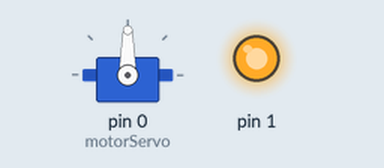
This sketch was run on a simulated Arduino Uno, built with avr-gcc and run on an emulated ATmega328P. Shown: servo, output pins drawn as LEDs (lit = HIGH).

Above: at 0.05 s.
At 2.0 s:
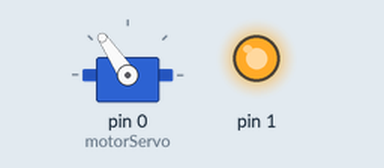
At 3.95 s:
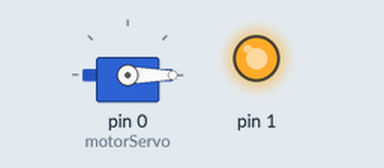
At 7.85 s:
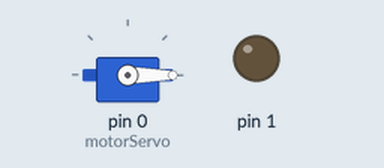
Timing chart, 0 to 10.3 s (numbered marks = the images above):
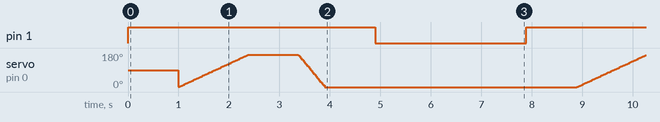

Measured:
- by itself, pin 1: alternates HIGH for 4.9 s and LOW for 3.0 s

The sketch:

speed_Servo_2.ino
```cpp
//motor---------------------
#include <Servo.h>
Servo motorServo;

void setup() {
motorServo.attach(0);
  pinMode(1, OUTPUT);

}


void loop() {
  pintu_bergerak();
}

int a=0;
void pintu_bergerak(){
    digitalWrite(1, HIGH);
    delay(1000);
    servoOpen(170,8);
    delay(1000);
    servoClose(0,3);
    delay(1000);
    digitalWrite(1, LOW);
    delay(3000);
  }


void servoOpen(int var, int spd){
  while(a<var){
  a+=1;
  motorServo.write(a);
  delay(spd);
  }
}
void servoClose(int var, int spd){
  while(a>var){
  a-=1;
  motorServo.write(a);
  delay(spd);
  }
 }
```
